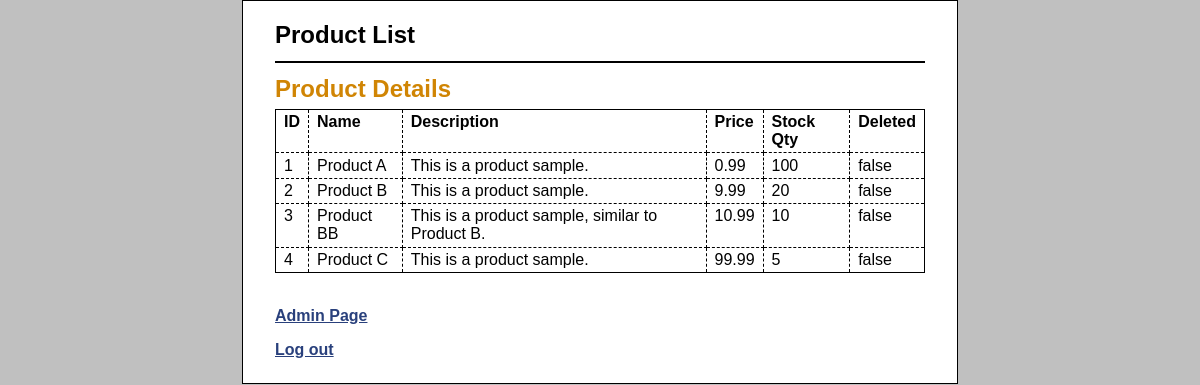
The app's page /list_all_products.php (signed in) with its own data.
### tables this page shows
CREATE TABLE products (
  id INT(11) NOT NULL AUTO_INCREMENT,
  name VARCHAR(255) NOT NULL UNIQUE,
  description TEXT,
  price DECIMAL(10, 2) NOT NULL,
  quantity INT NOT NULL,
  isDeleted TINYINT DEFAULT 0,
  PRIMARY KEY (id)
);

### list_all_products.php (the view, shortened to what this page needs)
<?php
    require_once('database.php');
    $products_stmt = $db->query("SELECT * FROM products ORDER BY id;");
    $products = $products_stmt->fetchAll(PDO::FETCH_ASSOC);
?>
<!DOCTYPE html>
<html>
<head>
    <link rel="stylesheet" type="text/css" href="main.css" />
</head>
<body>
    <header><h1>Product List</h1></header>
    <main>
        <h1>Product Details</h1>
        <table>
            <tr>
                <th>ID</th><th>Name</th><th>Description</th><th>Price</th><th>Stock Qty</th><th>Deleted</th>
            </tr>
            <?php
                foreach ($products as $product) {
                    echo '<tr>';
                    echo '<td>' . $product['id'] . '</td>';
                    echo '<td>' . $product['name'] . '</td>';
                    echo '<td>' . $product['description'] . '</td>';
                    echo '<td>' . $product['price'] . '</td>';
                    echo '<td>' . $product['quantity'] . '</td>';
                    echo '<td>' . ($product['isDeleted'] == 0 ? "false" : "true") . '</td>';
                    echo '</tr>';
                }
            ?>
        </table>
        <br>
    </main>
    <p><a href="admin_interface.php">Admin Page</a></p>
    <p><a href="log_out.php">Log out</a></p>
</body>
</html>

### main.css (style rules this page uses)
html { background-color: rgb(192, 192, 192); }
body { margin-top: 0; font-family: Arial, Helvetica, sans-serif; width: 650px; margin: 0 auto; background-color: white; border: 1px solid black; padding: .5em 2em; }
header { margin: 0; border-bottom: 2px solid black; }
header h1 { margin: 0; padding: .5em 0; color: black; }
main { margin: 0; }
h1 { font-size: 150%; margin: 0; padding: .5em 0 .25em; }
h1, h2 { color: rgb(208, 133, 4); }
a { color: rgb(41, 64, 124); font-weight: bold; }
table { border: 1px solid black; border-collapse: collapse; }
td, th { border: 1px dashed black; padding: .2em .5em .2em .5em; vertical-align: top; text-align: left; }

### records on screen
products: id "1", name "Product A", description "This is a product sample.", price "0.99", quantity "100", isDeleted "false"
products: id "2", name "Product B", description "This is a product sample.", price "9.99", quantity "20", isDeleted "false"
products: id "3", name "Product BB", description "This is a product sample, similar to Product B.", price "10.99", quantity "10", isDeleted "false"
products: id "4", name "Product C", description "This is a product sample.", price "99.99", quantity "5", isDeleted "false"
